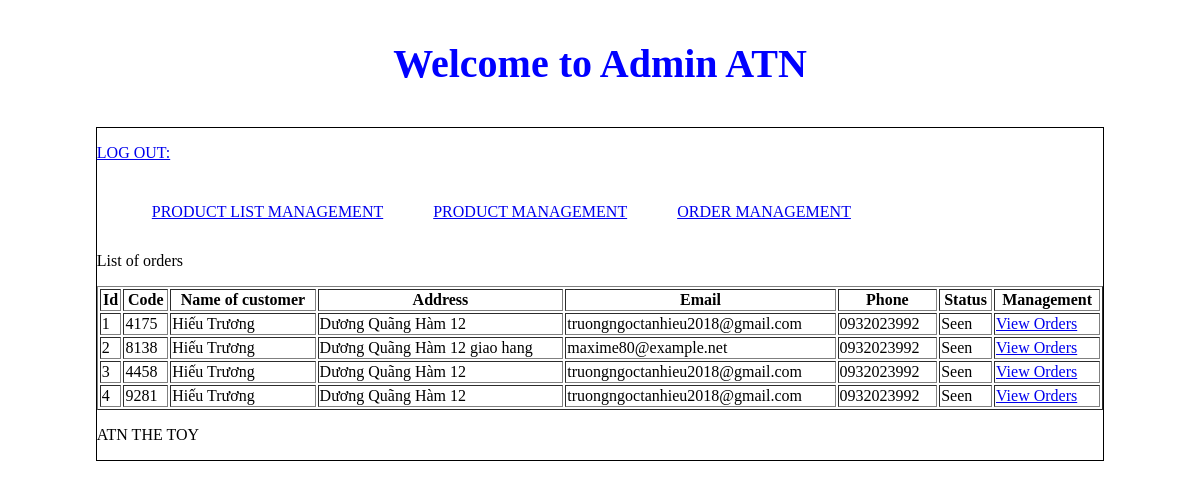
Screenshot of /admincp/index.php?action=quanlydonhang&query=lietke with the database file from the repository.
### tables this page shows
CREATE TABLE `tbl_cart` (
  `id_cart` int(11) NOT NULL,
  `id_khachhang` int(11) NOT NULL,
  `code_cart` varchar(10) NOT NULL,
  `cart_status` int(11) NOT NULL
);

CREATE TABLE `tbl_dangky` (
  `id_dangky` int(11) NOT NULL,
  `tenkhachhang` varchar(200) NOT NULL,
  `email` varchar(100) NOT NULL,
  `diachi` varchar(200) NOT NULL,
  `matkhau` varchar(100) NOT NULL,
  `dienthoai` varchar(20) NOT NULL
);

### admincp/modules/quanlydonhang/lietke.php (the view)
<p>List of orders</p>
<?php
	$sql_lietke_dh = "SELECT * FROM tbl_cart,tbl_dangky WHERE tbl_cart.id_khachhang=tbl_dangky.id_dangky ORDER BY tbl_cart.id_cart DESC";
	$query_lietke_dh = mysqli_query($mysqli,$sql_lietke_dh);
?>
<table style="width:100%" border="1" style="border-collapse: collapse;">
  <tr>
  	<th>Id</th>
    <th>Code</th>
    <th>Name of customer</th>
    <th>Address</th>
    <th>Email</th>
    <th>Phone</th>
    <th>Status</th>
  	<th>Management</th>
  </tr>
  <?php
  $i = 0;
  while($row = mysqli_fetch_array($query_lietke_dh)){
  	$i++;
  ?>
  <tr>
  	<td><?php echo $i ?></td>
    <td><?php echo $row['code_cart'] ?></td>
    <td><?php echo $row['tenkhachhang'] ?></td>
    <td><?php echo $row['diachi'] ?></td>
    <td><?php echo $row['email'] ?></td>
    <td><?php echo $row['dienthoai'] ?></td>
    <td>
    	<?php if($row['cart_status']==1){
    		echo '<a href="modules/quanlydonhang/xuly.php?code='.$row['code_cart'].'">New Orders</a>';
    	}else{
    		echo 'Seen';
    	}
    	?>
    </td>
   	<td>
   		<a href="index.php?action=donhang&query=xemdonhang&code=<?php echo $row['code_cart'] ?>">View Orders</a>
   	</td>
  </tr>
  <?php
  }
  ?>
</table>

### admincp/index.php (shortened to what this page needs)
<!DOCTYPE html>
<html lang="en">
<head>
	<link rel="stylesheet" type="text/css" href="css/styleadmin.css">
	<link rel="stylesheet" type="text/css" href="https://cdnjs.cloudflare.com/ajax/libs/font-awesome/4.7.0/css/font-awesome.css">
</head>
<body>
	<h3 class="title_admin">Welcome to Admin ATN</h3>
	<div class="wrapper">
	<?php
			include("modules/header.php");
			include("modules/menu.php");
			include("modules/main.php");
			include("modules/footer.php");
	?>
	</div>
</body>
</html>

### admincp/modules/header.php (shortened to what this page needs)
<p><a href="index.php?dangxuat=1"></i>
 LOG OUT: <?php if(isset($_SESSION['dangnhap'])){
	} ?></a></p>

### admincp/modules/menu.php
<ul class="admincp_list">
	<li><a href="index.php?action=quanlydanhmucsanpham&query=them">PRODUCT LIST MANAGEMENT</a></li>
	<li><a href="index.php?action=quanlysp&query=them">PRODUCT MANAGEMENT</a></li>
	<li><a href="index.php?action=quanlydonhang&query=lietke">ORDER MANAGEMENT</a></li>
</ul>

### admincp/modules/main.php (shortened to what this page needs)
<div class="main">
	<?php
				if(isset($_GET['action']) && $_GET['query']){
					$tam = $_GET['action'];
					$query = $_GET['query'];
				}else{
					$tam = '';
					$query = '';
				}
				if($tam=='quanlydanhmucsanpham' && $query=='them'){
					include("modules/quanlydanhmucsp/them.php");
					include("modules/quanlydanhmucsp/lietke.php");
				}elseif ($tam=='quanlydanhmucsanpham' && $query=='sua') {
					include("modules/quanlydanhmucsp/sua.php");
				}elseif ($tam=='quanlysp' && $query=='them') {
					include("modules/quanlysp/them.php");
					include("modules/quanlysp/lietke.php");
				}elseif($tam=='quanlysp' && $query=='sua'){
					include("modules/quanlysp/sua.php");
				}elseif($tam=='quanlydonhang' && $query=='lietke'){
					include("modules/quanlydonhang/lietke.php");
				}elseif($tam=='donhang' && $query=='xemdonhang'){
					include("modules/quanlydonhang/xemdonhang.php");
				}
				else{
					include("modules/dashboard.php");
				}
	?>
</div>

### admincp/modules/footer.php
<p>ATN THE TOY</p>

### admincp/css/styleadmin.css (style rules this page uses)
ul.admincp_list { padding: 10px; margin: 10px; list-style: none; }
ul.admincp_list li { float: left; margin: 15px; padding-left: 20px; }
h3.title_admin { text-align: center; font-size: 40px; color: blue; }
.wrapper { border:1px solid #000; height: auto; width: 85%; margin:0 auto; }

### rows the page displays
tbl_cart: code_cart "4175", tbl_dangky.tenkhachhang "Hiếu Trương", tbl_dangky.diachi "Dương Quãng Hàm 12", tbl_dangky.email "truongngoctanhieu2018@gmail.com", tbl_dangky.dienthoai "0932023992", cart_status "Seen"
tbl_cart: code_cart "8138", tbl_dangky.tenkhachhang "Hiếu Trương", tbl_dangky.diachi "Dương Quãng Hàm 12 giao hang", tbl_dangky.email "maxime80@example.net", tbl_dangky.dienthoai "0932023992", cart_status "Seen"
tbl_cart: code_cart "4458", tbl_dangky.tenkhachhang "Hiếu Trương", tbl_dangky.diachi "Dương Quãng Hàm 12", tbl_dangky.email "truongngoctanhieu2018@gmail.com", tbl_dangky.dienthoai "0932023992", cart_status "Seen"
tbl_cart: code_cart "9281", tbl_dangky.tenkhachhang "Hiếu Trương", tbl_dangky.diachi "Dương Quãng Hàm 12", tbl_dangky.email "truongngoctanhieu2018@gmail.com", tbl_dangky.dienthoai "0932023992", cart_status "Seen"
